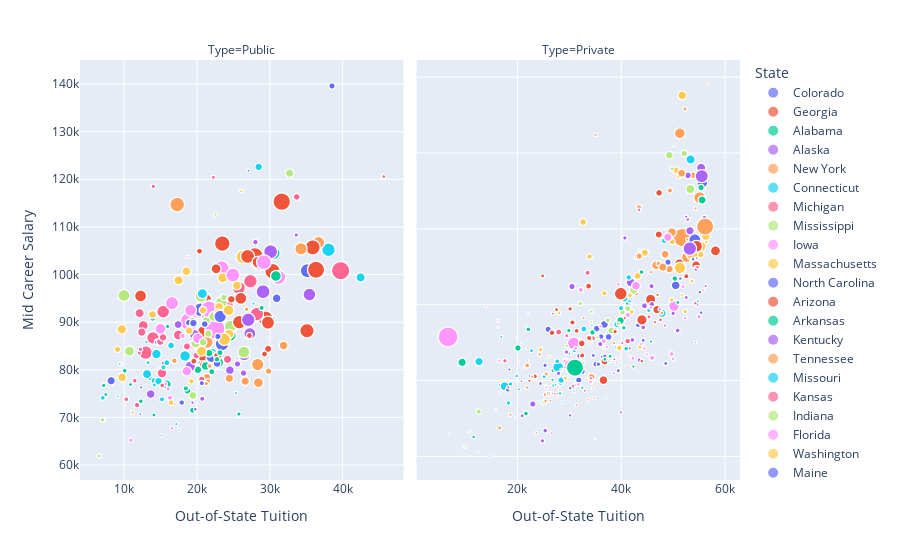

The cell this chart's notebook holds for it:
### Code cell
fig = px.scatter(
    df1, x='out_of_state_tuition', y='mid_career_pay', color='state', size='total_enrollment', facet_col='type',
    labels={"in_state_tuition": "In-State Tuition", 'out_of_state_tuition': 'Out-of-State Tuition', "mid_career_pay": "Mid Career Salary", 
            'state': 'State', 'total_enrollment': 'Total Enrollment', 'type': 'Type', 'name': 'School'},
    hover_name='name'
)
fig.update_xaxes(matches=None)
fig.update_yaxes(matches=None)
fig.show()
